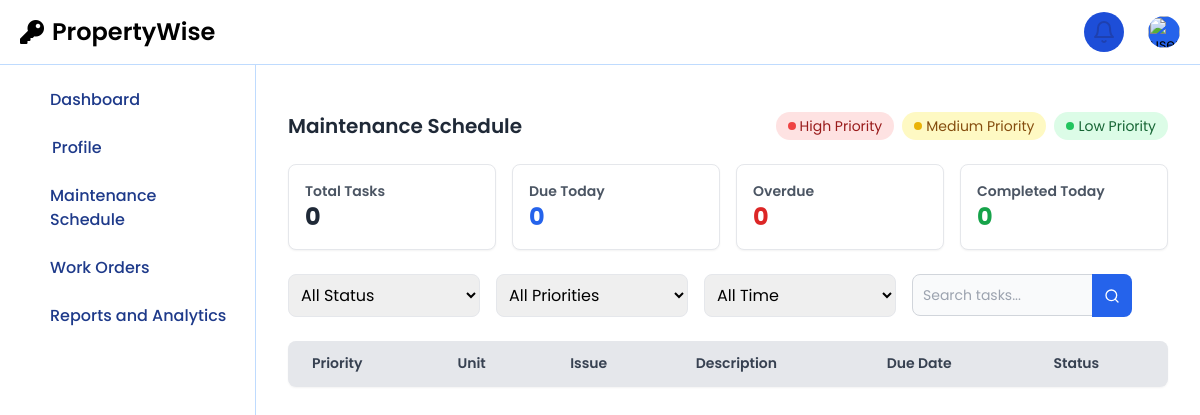
Page /staff/staffSchedule.php (signed in) on the earlier database version.
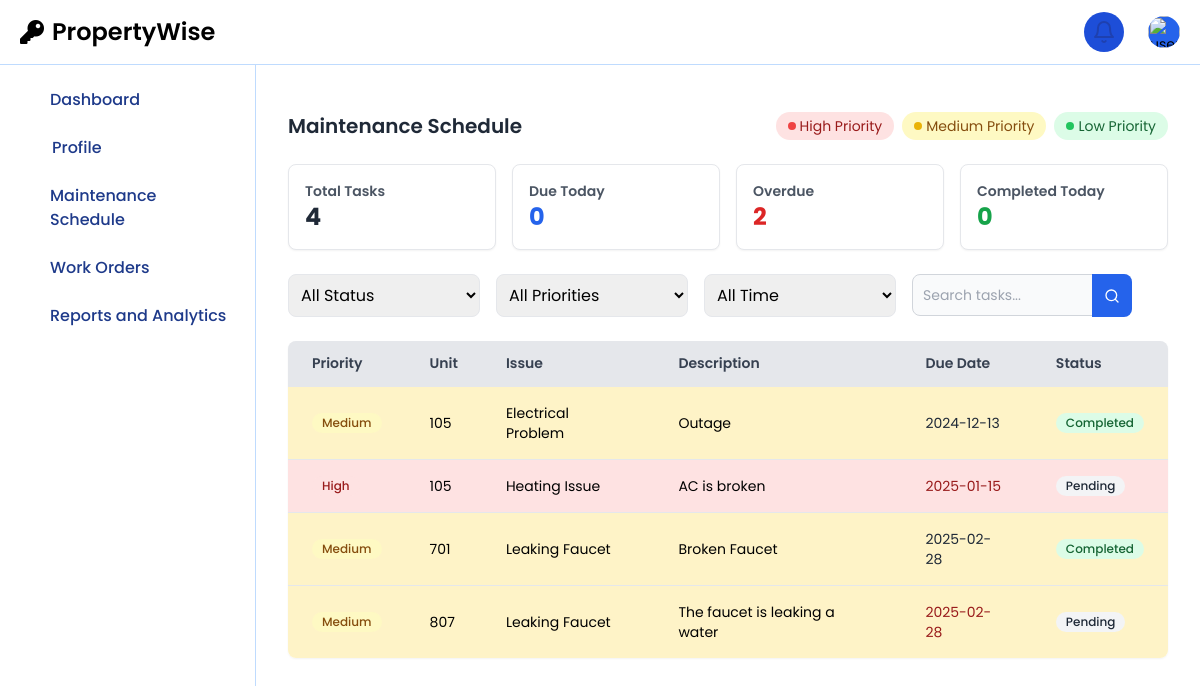
Same page on the later database version.
### tables this page shows
CREATE TABLE `maintenance_requests` (
  `id` int(11) NOT NULL,
  `user_id` int(11) NOT NULL,
  `unit` varchar(50) NOT NULL,
  `issue` varchar(100) NOT NULL,
  `description` text NOT NULL,
  `action_taken` text DEFAULT NULL,
  `maintenance_cost` decimal(10,2) DEFAULT NULL,
  `completion_date` datetime DEFAULT NULL,
  `service_date` date NOT NULL,
  `status` enum('Pending','In Progress','Completed') DEFAULT 'Pending',
  `report_pdf` varchar(255) DEFAULT NULL,
  `image` varchar(255) DEFAULT NULL,
  `created_at` timestamp NOT NULL DEFAULT current_timestamp(),
  `updated_at` timestamp NOT NULL DEFAULT current_timestamp() ON UPDATE current_timestamp(),
  `assigned_to` int(11) DEFAULT NULL,
  `priority` enum('high','medium','low') NOT NULL DEFAULT 'medium',
  `archived` tinyint(1) DEFAULT 0
);

### staff/staffSchedule.php (the view, shortened to what the changed rows need)
<?php
require '../session/db.php';
$staffId = $_SESSION['staff_id'];
$query = "SELECT * FROM maintenance_requests WHERE archived = 0 AND assigned_to = ? ORDER BY service_date ASC";
$stmt = $conn->prepare($query);
$stmt->bind_param('i', $staffId);
$stmt->execute();
$result = $stmt->get_result();
$requests = [];
while ($row = $result->fetch_assoc()) {
    $requests[] = $row;
}
$totalTasks = count($requests);
$overdue = 0;
$today = date('Y-m-d');
foreach ($requests as $request) {
    if ($request['service_date'] < $today && $request['status'] != 'Completed') {
        $overdue++;
    }
}
?>
<!DOCTYPE html>
<html lang="en">
<head>
    <script src="https://cdn.tailwindcss.com"></script>
</head>
<body>
<?php include('staffNavbar.php'); ?>
<?php include('staffSidebar.php'); ?>
<div class="sm:ml-64 p-4 sm:p-8 mx-auto">
    <div class="mt-16 sm:mt-20">
        <div class="flex flex-col sm:flex-row justify-between items-center mb-6">
            <h1 class="text-lg sm:text-xl font-semibold text-gray-800 mb-4 sm:mb-0">Maintenance Schedule</h1>
        </div>
        <div class="grid grid-cols-1 sm:grid-cols-2 md:grid-cols-4 gap-4 mb-6">
            <div class="bg-white p-4 rounded-lg shadow-sm border border-gray-200">
                <h3 class="text-sm font-semibold text-gray-600">Total Tasks</h3>
                <p class="text-2xl font-bold text-gray-800"><?php echo $totalTasks; ?></p>
            </div>
            <div class="bg-white p-4 rounded-lg shadow-sm border border-gray-200">
                <h3 class="text-sm font-semibold text-gray-600">Overdue</h3>
                <p class="text-2xl font-bold text-red-600"><?php echo $overdue; ?></p>
            </div>
        </div>
        <div class="bg-white rounded-lg shadow-sm overflow-hidden">
            <div class="overflow-x-auto">
                <table class="min-w-full divide-y divide-gray-200">
                    <thead class="bg-gray-50">
                        <tr>
                            <th class="px-4 sm:px-6 py-3 text-left text-xs sm:text-sm font-semibold text-gray-700 border-b-2 border-gray-200 bg-gray-200">Priority</th>
                            <th class="px-4 sm:px-6 py-3 text-left text-xs sm:text-sm font-semibold text-gray-700 border-b-2 border-gray-200 bg-gray-200">Unit</th>
                            <th class="px-4 sm:px-6 py-3 text-left text-xs sm:text-sm font-semibold text-gray-700 border-b-2 border-gray-200 bg-gray-200">Issue</th>
                            <th class="px-4 sm:px-6 py-3 text-left text-xs sm:text-sm font-semibold text-gray-700 border-b-2 border-gray-200 bg-gray-200">Description</th>
                            <th class="px-4 sm:px-6 py-3 text-left text-xs sm:text-sm font-semibold text-gray-700 border-b-2 border-gray-200 bg-gray-200">Due Date</th>
                            <th class="px-4 sm:px-6 py-3 text-left text-xs sm:text-sm font-semibold text-gray-700 border-b-2 border-gray-200 bg-gray-200">Status</th>
                        </tr>
                    </thead>
                    <tbody id="workOrdersTableBody" class="bg-white divide-y divide-gray-200">
                        <?php foreach ($requests as $request): ?>
                            <?php
                            $priorityClass = '';
                            if ($request['priority'] == 'high') {
                                $priorityClass = 'priority-high';
                            } elseif ($request['priority'] == 'medium') {
                                $priorityClass = 'priority-medium';
                            } elseif ($request['priority'] == 'low') {
                                $priorityClass = 'priority-low';
                            }
                            $dueDateColor = '';
                            if ($request['service_date'] == $today) {
                                $dueDateColor = 'text-red-600';
                            } elseif ($request['service_date'] < $today && $request['status'] != 'Completed') {
                                $dueDateColor = 'text-red-800';
                            } else {
                                $dueDateColor = 'text-gray-800';
                            }
                            ?>
                            <tr class="<?php echo $priorityClass; ?>">
                                <td class="px-4 sm:px-6 py-4">
                                    <span class="inline-flex items-center px-2.5 py-0.5 rounded-full text-xs font-medium bg-<?php echo $request['priority'] == 'high' ? 'red' : ($request['priority'] == 'medium' ? 'yellow' : 'green'); ?>-100 text-<?php echo $request['priority'] == 'high' ? 'red' : ($request['priority'] == 'medium' ? 'yellow' : 'green'); ?>-800">
                                        <?php echo ucfirst($request['priority']); ?>
                                    </span>
                                </td>
                                <td class="px-4 sm:px-6 py-4 text-sm"><?php echo htmlspecialchars($request['unit']); ?></td>
                                <td class="px-4 sm:px-6 py-4 text-sm"><?php echo htmlspecialchars($request['issue']); ?></td>
                                <td class="px-4 sm:px-6 py-4 text-sm"><?php echo htmlspecialchars($request['description']); ?></td>
                                <td class="px-4 sm:px-6 py-4 text-sm <?php echo $dueDateColor; ?>"><?php echo htmlspecialchars($request['service_date']); ?></td>
                                <td class="px-4 sm:px-6 py-4 text-sm">
                                    <span class="inline-flex items-center px-2.5 py-0.5 rounded-full text-xs font-medium bg-<?php echo $request['status'] == 'Pending' ? 'gray' : ($request['status'] == 'In Progress' ? 'yellow' : 'green'); ?>-100 text-<?php echo $request['status'] == 'Pending' ? 'gray' : ($request['status'] == 'In Progress' ? 'yellow' : 'green'); ?>-800">
                                        <?php echo $request['status']; ?>
                                    </span>
                                </td>
                            </tr>
                        <?php endforeach; ?>
                    </tbody>
                </table>
            </div>
        </div>
    </div>
</div>
</body>
</html>

Differences in the rows shown:
added maintenance_requests: priority "Medium", unit "105", issue "Electrical Problem", description "Outage", service_date "2024-12-13", status "Completed"
added maintenance_requests: priority "High", unit "105", issue "Heating Issue", description "AC is broken", service_date "2025-01-15", status "Pending"
added maintenance_requests: priority "Medium", unit "701", issue "Leaking Faucet", description "Broken Faucet", service_date "2025-02-28", status "Completed"
added maintenance_requests: priority "Medium", unit "807", issue "Leaking Faucet", description "The faucet is leaking a water", service_date "2025-02-28", status "Pending"
Other differences:
$totalTasks: "0" → "4"
$overdue: "0" → "2"
